Frame 1 (no input): blank canvas, image omitted
Frame 60 (no input): blank canvas, image omitted
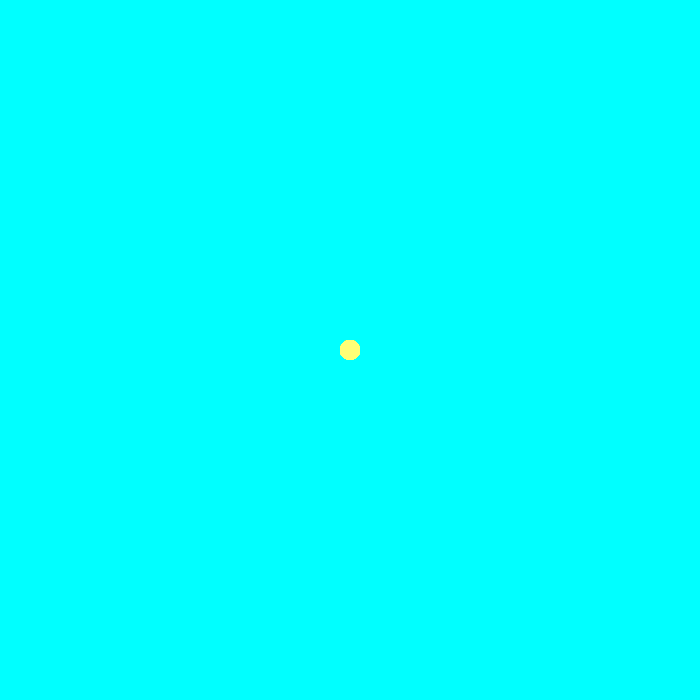
Frame 120 (the mouse pressed at the canvas centre since frame 60)

The p5.js sketch whose frames 1 and 60 were blank and that drew this single picture after the mouse press (run headless with seeded random() and noise() and a simulated clock; from frame 60 on, the mouse is pressed at the canvas centre):

// p5.js sketch
// ── sketch.js
function setup() {
  createCanvas(700, 700);
  background("aqua"); //sets background color
}

function draw() {
  //**Making mouse like a paintbrush**
  if (mouseIsPressed === true) {
    //fill(r,g,b);
    fill(mouseX, mouseY, mouseX / 3);
  } else {
    noFill();
  }
  //Draws no outline
  noStroke();
  //Draws 4 circles that mirror the mouse position
  ellipse(mouseX, mouseY, 20, 20);
  ellipse(width - mouseX, mouseY, 20, 20);
  ellipse(mouseX, height - mouseY, 20, 20);
  ellipse(width - mouseX, height - mouseY, 20, 20);

  //**Shapes Following Mouse**
  // if (mouseIsPressed===true){
  //   fill(0);
  // } else {
  //   fill(255);
  // }
  // //fixed Circle(x,y,diameter).
  // circle(200,200,30); 
  // //Ellipse(x,y,width,height), follows mouse.
  // ellipse(mouseX,mouseY,100,100);
  // //Triangle(x1,y1,x2,y2,x3,y3), follows mouse.
  // triangle(mouseX, mouseY-30, mouseX-26, mouseY+15, mouseX+26, mouseY+15);
}
